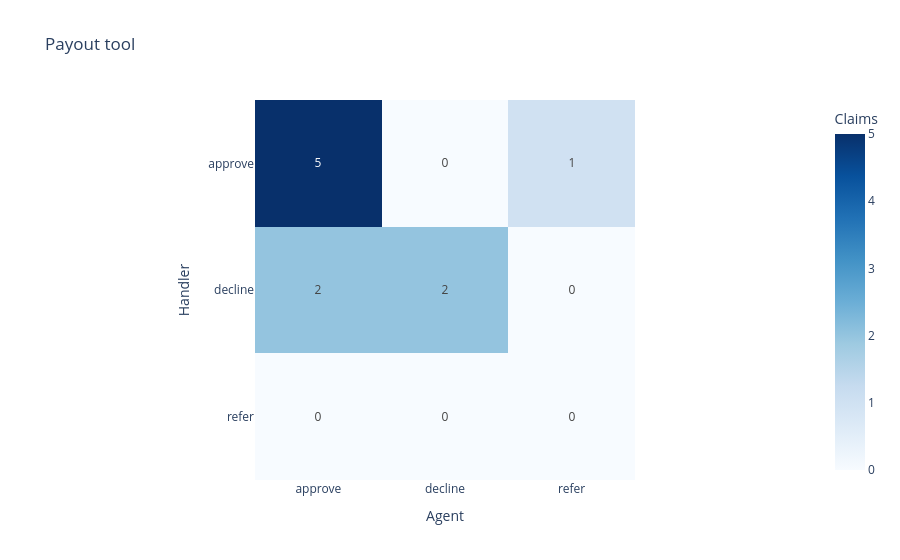

Source (notebook cell):
### Code cell
payout_table = pd.concat(payout_tables, ignore_index=True)
show_confusion_matrix(payout_table, "Payout tool")

### Figure 1 — Plotly figure (JSON) as saved in the notebook; plotly's stock layout.template omitted (floating-point values rounded to 4 significant figures)
{"data": [{"coloraxis": "coloraxis", "hovertemplate": "Agent: %{x}<br>Handler: %{y}<br>Claims: %{z}<extra></extra>", "name": "0", "texttemplate": "%{z}", "type": "heatmap", "x": ["approve", "decline", "refer"], "xaxis": "x", "y": ["approve", "decline", "refer"], "yaxis": "y", "z": [[5, 0, 1], [2, 2, 0], [0, 0, 0]]}], "layout": {"coloraxis": {"autocolorscale": false, "colorbar": {"title": {"text": "Claims"}}, "colorscale": [[0, "rgb(247,251,255)"], [0.125, "rgb(222,235,247)"], [0.25, "rgb(198,219,239)"], [0.375, "rgb(158,202,225)"], [0.5, "rgb(107,174,214)"], [0.625, "rgb(66,146,198)"], [0.75, "rgb(33,113,181)"], [0.875, "rgb(8,81,156)"], [1, "rgb(8,48,107)"]]}, "title": {"text": "Payout tool"}, "xaxis": {"anchor": "y", "constrain": "domain", "domain": [0, 1], "scaleanchor": "y", "title": {"text": "Agent"}}, "yaxis": {"anchor": "x", "autorange": "reversed", "constrain": "domain", "domain": [0, 1], "title": {"text": "Handler"}}}}
